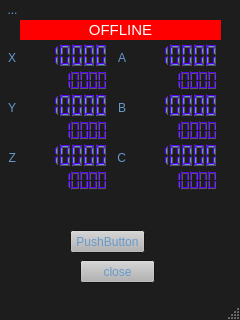
<?xml version="1.0" encoding="UTF-8"?>
<ui version="4.0">
 <class>RootPendant_Main</class>
 <widget class="QMainWindow" name="RootPendant_Main">
  <property name="enabled">
   <bool>true</bool>
  </property>
  <property name="geometry">
   <rect>
    <x>0</x>
    <y>0</y>
    <width>240</width>
    <height>320</height>
   </rect>
  </property>
  <property name="minimumSize">
   <size>
    <width>240</width>
    <height>320</height>
   </size>
  </property>
  <property name="maximumSize">
   <size>
    <width>240</width>
    <height>320</height>
   </size>
  </property>
  <property name="palette">
   <palette>
    <active>
     <colorrole role="WindowText">
      <brush brushstyle="SolidPattern">
       <color alpha="255">
        <red>102</red>
        <green>153</green>
        <blue>204</blue>
       </color>
      </brush>
     </colorrole>
     <colorrole role="Button">
      <brush brushstyle="SolidPattern">
       <color alpha="255">
        <red>179</red>
        <green>179</green>
        <blue>179</blue>
       </color>
      </brush>
     </colorrole>
     <colorrole role="Light">
      <brush brushstyle="SolidPattern">
       <color alpha="255">
        <red>85</red>
        <green>0</green>
        <blue>255</blue>
       </color>
      </brush>
     </colorrole>
     <colorrole role="Midlight">
      <brush brushstyle="SolidPattern">
       <color alpha="255">
        <red>85</red>
        <green>85</green>
        <blue>0</blue>
       </color>
      </brush>
     </colorrole>
     <colorrole role="Dark">
      <brush brushstyle="SolidPattern">
       <color alpha="255">
        <red>89</red>
        <green>89</green>
        <blue>89</blue>
       </color>
      </brush>
     </colorrole>
     <colorrole role="Mid">
      <brush brushstyle="SolidPattern">
       <color alpha="255">
        <red>119</red>
        <green>119</green>
        <blue>119</blue>
       </color>
      </brush>
     </colorrole>
     <colorrole role="Text">
      <brush brushstyle="SolidPattern">
       <color alpha="255">
        <red>102</red>
        <green>153</green>
        <blue>204</blue>
       </color>
      </brush>
     </colorrole>
     <colorrole role="BrightText">
      <brush brushstyle="SolidPattern">
       <color alpha="255">
        <red>102</red>
        <green>153</green>
        <blue>204</blue>
       </color>
      </brush>
     </colorrole>
     <colorrole role="ButtonText">
      <brush brushstyle="SolidPattern">
       <color alpha="255">
        <red>102</red>
        <green>153</green>
        <blue>204</blue>
       </color>
      </brush>
     </colorrole>
     <colorrole role="Base">
      <brush brushstyle="SolidPattern">
       <color alpha="255">
        <red>255</red>
        <green>255</green>
        <blue>255</blue>
       </color>
      </brush>
     </colorrole>
     <colorrole role="Window">
      <brush brushstyle="SolidPattern">
       <color alpha="255">
        <red>29</red>
        <green>29</green>
        <blue>29</blue>
       </color>
      </brush>
     </colorrole>
     <colorrole role="Shadow">
      <brush brushstyle="SolidPattern">
       <color alpha="255">
        <red>0</red>
        <green>0</green>
        <blue>0</blue>
       </color>
      </brush>
     </colorrole>
     <colorrole role="AlternateBase">
      <brush brushstyle="SolidPattern">
       <color alpha="255">
        <red>217</red>
        <green>217</green>
        <blue>217</blue>
       </color>
      </brush>
     </colorrole>
     <colorrole role="ToolTipBase">
      <brush brushstyle="SolidPattern">
       <color alpha="255">
        <red>255</red>
        <green>255</green>
        <blue>220</blue>
       </color>
      </brush>
     </colorrole>
     <colorrole role="ToolTipText">
      <brush brushstyle="SolidPattern">
       <color alpha="255">
        <red>255</red>
        <green>170</green>
        <blue>0</blue>
       </color>
      </brush>
     </colorrole>
     <colorrole role="PlaceholderText">
      <brush brushstyle="SolidPattern">
       <color alpha="128">
        <red>85</red>
        <green>255</green>
        <blue>0</blue>
       </color>
      </brush>
     </colorrole>
    </active>
    <inactive>
     <colorrole role="WindowText">
      <brush brushstyle="SolidPattern">
       <color alpha="255">
        <red>102</red>
        <green>153</green>
        <blue>204</blue>
       </color>
      </brush>
     </colorrole>
     <colorrole role="Button">
      <brush brushstyle="SolidPattern">
       <color alpha="255">
        <red>179</red>
        <green>179</green>
        <blue>179</blue>
       </color>
      </brush>
     </colorrole>
     <colorrole role="Light">
      <brush brushstyle="SolidPattern">
       <color alpha="255">
        <red>85</red>
        <green>0</green>
        <blue>255</blue>
       </color>
      </brush>
     </colorrole>
     <colorrole role="Midlight">
      <brush brushstyle="SolidPattern">
       <color alpha="255">
        <red>85</red>
        <green>85</green>
        <blue>0</blue>
       </color>
      </brush>
     </colorrole>
     <colorrole role="Dark">
      <brush brushstyle="SolidPattern">
       <color alpha="255">
        <red>89</red>
        <green>89</green>
        <blue>89</blue>
       </color>
      </brush>
     </colorrole>
     <colorrole role="Mid">
      <brush brushstyle="SolidPattern">
       <color alpha="255">
        <red>119</red>
        <green>119</green>
        <blue>119</blue>
       </color>
      </brush>
     </colorrole>
     <colorrole role="Text">
      <brush brushstyle="SolidPattern">
       <color alpha="255">
        <red>102</red>
        <green>153</green>
        <blue>204</blue>
       </color>
      </brush>
     </colorrole>
     <colorrole role="BrightText">
      <brush brushstyle="SolidPattern">
       <color alpha="255">
        <red>102</red>
        <green>153</green>
        <blue>204</blue>
       </color>
      </brush>
     </colorrole>
     <colorrole role="ButtonText">
      <brush brushstyle="SolidPattern">
       <color alpha="255">
        <red>102</red>
        <green>153</green>
        <blue>204</blue>
       </color>
      </brush>
     </colorrole>
     <colorrole role="Base">
      <brush brushstyle="SolidPattern">
       <color alpha="255">
        <red>255</red>
        <green>255</green>
        <blue>255</blue>
       </color>
      </brush>
     </colorrole>
     <colorrole role="Window">
      <brush brushstyle="SolidPattern">
       <color alpha="255">
        <red>29</red>
        <green>29</green>
        <blue>29</blue>
       </color>
      </brush>
     </colorrole>
     <colorrole role="Shadow">
      <brush brushstyle="SolidPattern">
       <color alpha="255">
        <red>0</red>
        <green>0</green>
        <blue>0</blue>
       </color>
      </brush>
     </colorrole>
     <colorrole role="AlternateBase">
      <brush brushstyle="SolidPattern">
       <color alpha="255">
        <red>217</red>
        <green>217</green>
        <blue>217</blue>
       </color>
      </brush>
     </colorrole>
     <colorrole role="ToolTipBase">
      <brush brushstyle="SolidPattern">
       <color alpha="255">
        <red>255</red>
        <green>255</green>
        <blue>220</blue>
       </color>
      </brush>
     </colorrole>
     <colorrole role="ToolTipText">
      <brush brushstyle="SolidPattern">
       <color alpha="255">
        <red>255</red>
        <green>170</green>
        <blue>0</blue>
       </color>
      </brush>
     </colorrole>
     <colorrole role="PlaceholderText">
      <brush brushstyle="SolidPattern">
       <color alpha="128">
        <red>85</red>
        <green>255</green>
        <blue>0</blue>
       </color>
      </brush>
     </colorrole>
    </inactive>
    <disabled>
     <colorrole role="WindowText">
      <brush brushstyle="SolidPattern">
       <color alpha="255">
        <red>89</red>
        <green>89</green>
        <blue>89</blue>
       </color>
      </brush>
     </colorrole>
     <colorrole role="Button">
      <brush brushstyle="SolidPattern">
       <color alpha="255">
        <red>179</red>
        <green>179</green>
        <blue>179</blue>
       </color>
      </brush>
     </colorrole>
     <colorrole role="Light">
      <brush brushstyle="SolidPattern">
       <color alpha="255">
        <red>85</red>
        <green>0</green>
        <blue>255</blue>
       </color>
      </brush>
     </colorrole>
     <colorrole role="Midlight">
      <brush brushstyle="SolidPattern">
       <color alpha="255">
        <red>85</red>
        <green>85</green>
        <blue>0</blue>
       </color>
      </brush>
     </colorrole>
     <colorrole role="Dark">
      <brush brushstyle="SolidPattern">
       <color alpha="255">
        <red>89</red>
        <green>89</green>
        <blue>89</blue>
       </color>
      </brush>
     </colorrole>
     <colorrole role="Mid">
      <brush brushstyle="SolidPattern">
       <color alpha="255">
        <red>119</red>
        <green>119</green>
        <blue>119</blue>
       </color>
      </brush>
     </colorrole>
     <colorrole role="Text">
      <brush brushstyle="SolidPattern">
       <color alpha="255">
        <red>89</red>
        <green>89</green>
        <blue>89</blue>
       </color>
      </brush>
     </colorrole>
     <colorrole role="BrightText">
      <brush brushstyle="SolidPattern">
       <color alpha="255">
        <red>102</red>
        <green>153</green>
        <blue>204</blue>
       </color>
      </brush>
     </colorrole>
     <colorrole role="ButtonText">
      <brush brushstyle="SolidPattern">
       <color alpha="255">
        <red>89</red>
        <green>89</green>
        <blue>89</blue>
       </color>
      </brush>
     </colorrole>
     <colorrole role="Base">
      <brush brushstyle="SolidPattern">
       <color alpha="255">
        <red>29</red>
        <green>29</green>
        <blue>29</blue>
       </color>
      </brush>
     </colorrole>
     <colorrole role="Window">
      <brush brushstyle="SolidPattern">
       <color alpha="255">
        <red>29</red>
        <green>29</green>
        <blue>29</blue>
       </color>
      </brush>
     </colorrole>
     <colorrole role="Shadow">
      <brush brushstyle="SolidPattern">
       <color alpha="255">
        <red>0</red>
        <green>0</green>
        <blue>0</blue>
       </color>
      </brush>
     </colorrole>
     <colorrole role="AlternateBase">
      <brush brushstyle="SolidPattern">
       <color alpha="255">
        <red>179</red>
        <green>179</green>
        <blue>179</blue>
       </color>
      </brush>
     </colorrole>
     <colorrole role="ToolTipBase">
      <brush brushstyle="SolidPattern">
       <color alpha="255">
        <red>255</red>
        <green>255</green>
        <blue>220</blue>
       </color>
      </brush>
     </colorrole>
     <colorrole role="ToolTipText">
      <brush brushstyle="SolidPattern">
       <color alpha="255">
        <red>255</red>
        <green>170</green>
        <blue>0</blue>
       </color>
      </brush>
     </colorrole>
     <colorrole role="PlaceholderText">
      <brush brushstyle="SolidPattern">
       <color alpha="128">
        <red>85</red>
        <green>255</green>
        <blue>0</blue>
       </color>
      </brush>
     </colorrole>
    </disabled>
   </palette>
  </property>
  <property name="windowTitle">
   <string>MainWindow</string>
  </property>
  <widget class="QWidget" name="RootPendant_Widget">
   <widget class="QLCDNumber" name="DRO_X_WCO">
    <property name="geometry">
     <rect>
      <x>20</x>
      <y>40</y>
      <width>91</width>
      <height>31</height>
     </rect>
    </property>
    <property name="frameShape">
     <enum>QFrame::NoFrame</enum>
    </property>
    <property name="digitCount">
     <number>7</number>
    </property>
    <property name="value" stdset="0">
     <double>10000.000000000000000</double>
    </property>
    <property name="intValue" stdset="0">
     <number>10000</number>
    </property>
   </widget>
   <widget class="QPushButton" name="pushButton">
    <property name="geometry">
     <rect>
      <x>70</x>
      <y>230</y>
      <width>75</width>
      <height>23</height>
     </rect>
    </property>
    <property name="text">
     <string>PushButton</string>
    </property>
   </widget>
   <widget class="QLCDNumber" name="DRO_X_M">
    <property name="geometry">
     <rect>
      <x>40</x>
      <y>70</y>
      <width>71</width>
      <height>21</height>
     </rect>
    </property>
    <property name="frameShape">
     <enum>QFrame::NoFrame</enum>
    </property>
    <property name="digitCount">
     <number>7</number>
    </property>
    <property name="value" stdset="0">
     <double>10000.000000000000000</double>
    </property>
    <property name="intValue" stdset="0">
     <number>10000</number>
    </property>
   </widget>
   <widget class="QLabel" name="X_AXIS">
    <property name="geometry">
     <rect>
      <x>0</x>
      <y>50</y>
      <width>16</width>
      <height>16</height>
     </rect>
    </property>
    <property name="text">
     <string>X</string>
    </property>
    <property name="alignment">
     <set>Qt::AlignRight|Qt::AlignTrailing|Qt::AlignVCenter</set>
    </property>
   </widget>
   <widget class="QLabel" name="X_AXIS_2">
    <property name="geometry">
     <rect>
      <x>0</x>
      <y>100</y>
      <width>16</width>
      <height>16</height>
     </rect>
    </property>
    <property name="text">
     <string>Y</string>
    </property>
    <property name="alignment">
     <set>Qt::AlignRight|Qt::AlignTrailing|Qt::AlignVCenter</set>
    </property>
   </widget>
   <widget class="QLCDNumber" name="DRO_Y_M">
    <property name="geometry">
     <rect>
      <x>40</x>
      <y>120</y>
      <width>71</width>
      <height>21</height>
     </rect>
    </property>
    <property name="frameShape">
     <enum>QFrame::NoFrame</enum>
    </property>
    <property name="digitCount">
     <number>7</number>
    </property>
    <property name="value" stdset="0">
     <double>10000.000000000000000</double>
    </property>
    <property name="intValue" stdset="0">
     <number>10000</number>
    </property>
   </widget>
   <widget class="QLCDNumber" name="DRO_Y_WCO">
    <property name="geometry">
     <rect>
      <x>20</x>
      <y>90</y>
      <width>91</width>
      <height>31</height>
     </rect>
    </property>
    <property name="frameShape">
     <enum>QFrame::NoFrame</enum>
    </property>
    <property name="digitCount">
     <number>7</number>
    </property>
    <property name="value" stdset="0">
     <double>10000.000000000000000</double>
    </property>
    <property name="intValue" stdset="0">
     <number>10000</number>
    </property>
   </widget>
   <widget class="QLabel" name="X_AXIS_3">
    <property name="geometry">
     <rect>
      <x>0</x>
      <y>150</y>
      <width>16</width>
      <height>16</height>
     </rect>
    </property>
    <property name="text">
     <string>Z</string>
    </property>
    <property name="alignment">
     <set>Qt::AlignRight|Qt::AlignTrailing|Qt::AlignVCenter</set>
    </property>
   </widget>
   <widget class="QLCDNumber" name="DRO_Z_M">
    <property name="geometry">
     <rect>
      <x>40</x>
      <y>170</y>
      <width>71</width>
      <height>21</height>
     </rect>
    </property>
    <property name="frameShape">
     <enum>QFrame::NoFrame</enum>
    </property>
    <property name="digitCount">
     <number>7</number>
    </property>
    <property name="value" stdset="0">
     <double>10000.000000000000000</double>
    </property>
    <property name="intValue" stdset="0">
     <number>10000</number>
    </property>
   </widget>
   <widget class="QLCDNumber" name="DRO_Z_WCO">
    <property name="geometry">
     <rect>
      <x>20</x>
      <y>140</y>
      <width>91</width>
      <height>31</height>
     </rect>
    </property>
    <property name="frameShape">
     <enum>QFrame::NoFrame</enum>
    </property>
    <property name="digitCount">
     <number>7</number>
    </property>
    <property name="value" stdset="0">
     <double>10000.000000000000000</double>
    </property>
    <property name="intValue" stdset="0">
     <number>10000</number>
    </property>
   </widget>
   <widget class="QLabel" name="X_AXIS_4">
    <property name="geometry">
     <rect>
      <x>110</x>
      <y>50</y>
      <width>16</width>
      <height>16</height>
     </rect>
    </property>
    <property name="text">
     <string>A</string>
    </property>
    <property name="alignment">
     <set>Qt::AlignRight|Qt::AlignTrailing|Qt::AlignVCenter</set>
    </property>
   </widget>
   <widget class="QLCDNumber" name="DRO_A_M">
    <property name="geometry">
     <rect>
      <x>150</x>
      <y>70</y>
      <width>71</width>
      <height>21</height>
     </rect>
    </property>
    <property name="frameShape">
     <enum>QFrame::NoFrame</enum>
    </property>
    <property name="digitCount">
     <number>7</number>
    </property>
    <property name="value" stdset="0">
     <double>10000.000000000000000</double>
    </property>
    <property name="intValue" stdset="0">
     <number>10000</number>
    </property>
   </widget>
   <widget class="QLCDNumber" name="DRO_A_WCO">
    <property name="geometry">
     <rect>
      <x>130</x>
      <y>40</y>
      <width>91</width>
      <height>31</height>
     </rect>
    </property>
    <property name="frameShape">
     <enum>QFrame::NoFrame</enum>
    </property>
    <property name="digitCount">
     <number>7</number>
    </property>
    <property name="value" stdset="0">
     <double>10000.000000000000000</double>
    </property>
    <property name="intValue" stdset="0">
     <number>10000</number>
    </property>
   </widget>
   <widget class="QLabel" name="X_AXIS_5">
    <property name="geometry">
     <rect>
      <x>110</x>
      <y>100</y>
      <width>16</width>
      <height>16</height>
     </rect>
    </property>
    <property name="text">
     <string>B</string>
    </property>
    <property name="alignment">
     <set>Qt::AlignRight|Qt::AlignTrailing|Qt::AlignVCenter</set>
    </property>
   </widget>
   <widget class="QLCDNumber" name="DRO_B_M">
    <property name="geometry">
     <rect>
      <x>150</x>
      <y>120</y>
      <width>71</width>
      <height>21</height>
     </rect>
    </property>
    <property name="frameShape">
     <enum>QFrame::NoFrame</enum>
    </property>
    <property name="digitCount">
     <number>7</number>
    </property>
    <property name="value" stdset="0">
     <double>10000.000000000000000</double>
    </property>
    <property name="intValue" stdset="0">
     <number>10000</number>
    </property>
   </widget>
   <widget class="QLCDNumber" name="DRO_B_WCO">
    <property name="geometry">
     <rect>
      <x>130</x>
      <y>90</y>
      <width>91</width>
      <height>31</height>
     </rect>
    </property>
    <property name="frameShape">
     <enum>QFrame::NoFrame</enum>
    </property>
    <property name="digitCount">
     <number>7</number>
    </property>
    <property name="value" stdset="0">
     <double>10000.000000000000000</double>
    </property>
    <property name="intValue" stdset="0">
     <number>10000</number>
    </property>
   </widget>
   <widget class="QLabel" name="X_AXIS_6">
    <property name="geometry">
     <rect>
      <x>110</x>
      <y>150</y>
      <width>16</width>
      <height>16</height>
     </rect>
    </property>
    <property name="text">
     <string>C</string>
    </property>
    <property name="alignment">
     <set>Qt::AlignRight|Qt::AlignTrailing|Qt::AlignVCenter</set>
    </property>
   </widget>
   <widget class="QLCDNumber" name="DRO_C_M">
    <property name="geometry">
     <rect>
      <x>150</x>
      <y>170</y>
      <width>71</width>
      <height>21</height>
     </rect>
    </property>
    <property name="frameShape">
     <enum>QFrame::NoFrame</enum>
    </property>
    <property name="digitCount">
     <number>7</number>
    </property>
    <property name="value" stdset="0">
     <double>10000.000000000000000</double>
    </property>
    <property name="intValue" stdset="0">
     <number>10000</number>
    </property>
   </widget>
   <widget class="QLCDNumber" name="DRO_C_WCO">
    <property name="geometry">
     <rect>
      <x>130</x>
      <y>140</y>
      <width>91</width>
      <height>31</height>
     </rect>
    </property>
    <property name="frameShape">
     <enum>QFrame::NoFrame</enum>
    </property>
    <property name="digitCount">
     <number>7</number>
    </property>
    <property name="value" stdset="0">
     <double>10000.000000000000000</double>
    </property>
    <property name="intValue" stdset="0">
     <number>10000</number>
    </property>
   </widget>
   <widget class="QLabel" name="STATUS">
    <property name="geometry">
     <rect>
      <x>20</x>
      <y>20</y>
      <width>201</width>
      <height>20</height>
     </rect>
    </property>
    <property name="palette">
     <palette>
      <active>
       <colorrole role="WindowText">
        <brush brushstyle="SolidPattern">
         <color alpha="255">
          <red>255</red>
          <green>255</green>
          <blue>255</blue>
         </color>
        </brush>
       </colorrole>
       <colorrole role="Button">
        <brush brushstyle="SolidPattern">
         <color alpha="255">
          <red>0</red>
          <green>0</green>
          <blue>0</blue>
         </color>
        </brush>
       </colorrole>
       <colorrole role="Light">
        <brush brushstyle="SolidPattern">
         <color alpha="255">
          <red>0</red>
          <green>0</green>
          <blue>0</blue>
         </color>
        </brush>
       </colorrole>
       <colorrole role="Midlight">
        <brush brushstyle="SolidPattern">
         <color alpha="255">
          <red>0</red>
          <green>0</green>
          <blue>0</blue>
         </color>
        </brush>
       </colorrole>
       <colorrole role="Dark">
        <brush brushstyle="SolidPattern">
         <color alpha="255">
          <red>0</red>
          <green>0</green>
          <blue>0</blue>
         </color>
        </brush>
       </colorrole>
       <colorrole role="Mid">
        <brush brushstyle="SolidPattern">
         <color alpha="255">
          <red>0</red>
          <green>0</green>
          <blue>0</blue>
         </color>
        </brush>
       </colorrole>
       <colorrole role="Text">
        <brush brushstyle="SolidPattern">
         <color alpha="255">
          <red>255</red>
          <green>255</green>
          <blue>255</blue>
         </color>
        </brush>
       </colorrole>
       <colorrole role="BrightText">
        <brush brushstyle="SolidPattern">
         <color alpha="255">
          <red>255</red>
          <green>255</green>
          <blue>255</blue>
         </color>
        </brush>
       </colorrole>
       <colorrole role="ButtonText">
        <brush brushstyle="SolidPattern">
         <color alpha="255">
          <red>255</red>
          <green>255</green>
          <blue>255</blue>
         </color>
        </brush>
       </colorrole>
       <colorrole role="Base">
        <brush brushstyle="SolidPattern">
         <color alpha="255">
          <red>0</red>
          <green>0</green>
          <blue>0</blue>
         </color>
        </brush>
       </colorrole>
       <colorrole role="Window">
        <brush brushstyle="SolidPattern">
         <color alpha="255">
          <red>255</red>
          <green>0</green>
          <blue>0</blue>
         </color>
        </brush>
       </colorrole>
       <colorrole role="Shadow">
        <brush brushstyle="SolidPattern">
         <color alpha="255">
          <red>0</red>
          <green>0</green>
          <blue>0</blue>
         </color>
        </brush>
       </colorrole>
       <colorrole role="AlternateBase">
        <brush brushstyle="SolidPattern">
         <color alpha="255">
          <red>0</red>
          <green>0</green>
          <blue>0</blue>
         </color>
        </brush>
       </colorrole>
       <colorrole role="ToolTipBase">
        <brush brushstyle="SolidPattern">
         <color alpha="255">
          <red>255</red>
          <green>255</green>
          <blue>220</blue>
         </color>
        </brush>
       </colorrole>
       <colorrole role="ToolTipText">
        <brush brushstyle="SolidPattern">
         <color alpha="255">
          <red>0</red>
          <green>0</green>
          <blue>0</blue>
         </color>
        </brush>
       </colorrole>
       <colorrole role="PlaceholderText">
        <brush brushstyle="SolidPattern">
         <color alpha="128">
          <red>255</red>
          <green>255</green>
          <blue>255</blue>
         </color>
        </brush>
       </colorrole>
      </active>
      <inactive>
       <colorrole role="WindowText">
        <brush brushstyle="SolidPattern">
         <color alpha="255">
          <red>255</red>
          <green>255</green>
          <blue>255</blue>
         </color>
        </brush>
       </colorrole>
       <colorrole role="Button">
        <brush brushstyle="SolidPattern">
         <color alpha="255">
          <red>0</red>
          <green>0</green>
          <blue>0</blue>
         </color>
        </brush>
       </colorrole>
       <colorrole role="Light">
        <brush brushstyle="SolidPattern">
         <color alpha="255">
          <red>0</red>
          <green>0</green>
          <blue>0</blue>
         </color>
        </brush>
       </colorrole>
       <colorrole role="Midlight">
        <brush brushstyle="SolidPattern">
         <color alpha="255">
          <red>0</red>
          <green>0</green>
          <blue>0</blue>
         </color>
        </brush>
       </colorrole>
       <colorrole role="Dark">
        <brush brushstyle="SolidPattern">
         <color alpha="255">
          <red>0</red>
          <green>0</green>
          <blue>0</blue>
         </color>
        </brush>
       </colorrole>
       <colorrole role="Mid">
        <brush brushstyle="SolidPattern">
         <color alpha="255">
          <red>0</red>
          <green>0</green>
          <blue>0</blue>
         </color>
        </brush>
       </colorrole>
       <colorrole role="Text">
        <brush brushstyle="SolidPattern">
         <color alpha="255">
          <red>255</red>
          <green>255</green>
          <blue>255</blue>
         </color>
        </brush>
       </colorrole>
       <colorrole role="BrightText">
        <brush brushstyle="SolidPattern">
         <color alpha="255">
          <red>255</red>
          <green>255</green>
          <blue>255</blue>
         </color>
        </brush>
       </colorrole>
       <colorrole role="ButtonText">
        <brush brushstyle="SolidPattern">
         <color alpha="255">
          <red>255</red>
          <green>255</green>
          <blue>255</blue>
         </color>
        </brush>
       </colorrole>
       <colorrole role="Base">
        <brush brushstyle="SolidPattern">
         <color alpha="255">
          <red>0</red>
          <green>0</green>
          <blue>0</blue>
         </color>
        </brush>
       </colorrole>
       <colorrole role="Window">
        <brush brushstyle="SolidPattern">
         <color alpha="255">
          <red>255</red>
          <green>0</green>
          <blue>0</blue>
         </color>
        </brush>
       </colorrole>
       <colorrole role="Shadow">
        <brush brushstyle="SolidPattern">
         <color alpha="255">
          <red>0</red>
          <green>0</green>
          <blue>0</blue>
         </color>
        </brush>
       </colorrole>
       <colorrole role="AlternateBase">
        <brush brushstyle="SolidPattern">
         <color alpha="255">
          <red>0</red>
          <green>0</green>
          <blue>0</blue>
         </color>
        </brush>
       </colorrole>
       <colorrole role="ToolTipBase">
        <brush brushstyle="SolidPattern">
         <color alpha="255">
          <red>255</red>
          <green>255</green>
          <blue>220</blue>
         </color>
        </brush>
       </colorrole>
       <colorrole role="ToolTipText">
        <brush brushstyle="SolidPattern">
         <color alpha="255">
          <red>0</red>
          <green>0</green>
          <blue>0</blue>
         </color>
        </brush>
       </colorrole>
       <colorrole role="PlaceholderText">
        <brush brushstyle="SolidPattern">
         <color alpha="128">
          <red>255</red>
          <green>255</green>
          <blue>255</blue>
         </color>
        </brush>
       </colorrole>
      </inactive>
      <disabled>
       <colorrole role="WindowText">
        <brush brushstyle="SolidPattern">
         <color alpha="255">
          <red>0</red>
          <green>0</green>
          <blue>0</blue>
         </color>
        </brush>
       </colorrole>
       <colorrole role="Button">
        <brush brushstyle="SolidPattern">
         <color alpha="255">
          <red>0</red>
          <green>0</green>
          <blue>0</blue>
         </color>
        </brush>
       </colorrole>
       <colorrole role="Light">
        <brush brushstyle="SolidPattern">
         <color alpha="255">
          <red>0</red>
          <green>0</green>
          <blue>0</blue>
         </color>
        </brush>
       </colorrole>
       <colorrole role="Midlight">
        <brush brushstyle="SolidPattern">
         <color alpha="255">
          <red>0</red>
          <green>0</green>
          <blue>0</blue>
         </color>
        </brush>
       </colorrole>
       <colorrole role="Dark">
        <brush brushstyle="SolidPattern">
         <color alpha="255">
          <red>0</red>
          <green>0</green>
          <blue>0</blue>
         </color>
        </brush>
       </colorrole>
       <colorrole role="Mid">
        <brush brushstyle="SolidPattern">
         <color alpha="255">
          <red>0</red>
          <green>0</green>
          <blue>0</blue>
         </color>
        </brush>
       </colorrole>
       <colorrole role="Text">
        <brush brushstyle="SolidPattern">
         <color alpha="255">
          <red>0</red>
          <green>0</green>
          <blue>0</blue>
         </color>
        </brush>
       </colorrole>
       <colorrole role="BrightText">
        <brush brushstyle="SolidPattern">
         <color alpha="255">
          <red>255</red>
          <green>255</green>
          <blue>255</blue>
         </color>
        </brush>
       </colorrole>
       <colorrole role="ButtonText">
        <brush brushstyle="SolidPattern">
         <color alpha="255">
          <red>0</red>
          <green>0</green>
          <blue>0</blue>
         </color>
        </brush>
       </colorrole>
       <colorrole role="Base">
        <brush brushstyle="SolidPattern">
         <color alpha="255">
          <red>255</red>
          <green>0</green>
          <blue>0</blue>
         </color>
        </brush>
       </colorrole>
       <colorrole role="Window">
        <brush brushstyle="SolidPattern">
         <color alpha="255">
          <red>255</red>
          <green>0</green>
          <blue>0</blue>
         </color>
        </brush>
       </colorrole>
       <colorrole role="Shadow">
        <brush brushstyle="SolidPattern">
         <color alpha="255">
          <red>0</red>
          <green>0</green>
          <blue>0</blue>
         </color>
        </brush>
       </colorrole>
       <colorrole role="AlternateBase">
        <brush brushstyle="SolidPattern">
         <color alpha="255">
          <red>0</red>
          <green>0</green>
          <blue>0</blue>
         </color>
        </brush>
       </colorrole>
       <colorrole role="ToolTipBase">
        <brush brushstyle="SolidPattern">
         <color alpha="255">
          <red>255</red>
          <green>255</green>
          <blue>220</blue>
         </color>
        </brush>
       </colorrole>
       <colorrole role="ToolTipText">
        <brush brushstyle="SolidPattern">
         <color alpha="255">
          <red>0</red>
          <green>0</green>
          <blue>0</blue>
         </color>
        </brush>
       </colorrole>
       <colorrole role="PlaceholderText">
        <brush brushstyle="SolidPattern">
         <color alpha="128">
          <red>255</red>
          <green>255</green>
          <blue>255</blue>
         </color>
        </brush>
       </colorrole>
      </disabled>
     </palette>
    </property>
    <property name="font">
     <font>
      <pointsize>11</pointsize>
     </font>
    </property>
    <property name="autoFillBackground">
     <bool>true</bool>
    </property>
    <property name="text">
     <string>OFFLINE</string>
    </property>
    <property name="alignment">
     <set>Qt::AlignCenter</set>
    </property>
   </widget>
   <widget class="QPushButton" name="Close">
    <property name="geometry">
     <rect>
      <x>80</x>
      <y>260</y>
      <width>75</width>
      <height>23</height>
     </rect>
    </property>
    <property name="text">
     <string>close</string>
    </property>
   </widget>
   <widget class="QToolButton" name="SETTINGS_BUT">
    <property name="geometry">
     <rect>
      <x>0</x>
      <y>0</y>
      <width>25</width>
      <height>19</height>
     </rect>
    </property>
    <property name="text">
     <string>...</string>
    </property>
    <property name="popupMode">
     <enum>QToolButton::InstantPopup</enum>
    </property>
    <property name="toolButtonStyle">
     <enum>Qt::ToolButtonIconOnly</enum>
    </property>
    <property name="autoRaise">
     <bool>true</bool>
    </property>
   </widget>
  </widget>
  <widget class="QStatusBar" name="statusbar"/>
 </widget>
 <resources/>
 <connections/>
</ui>
